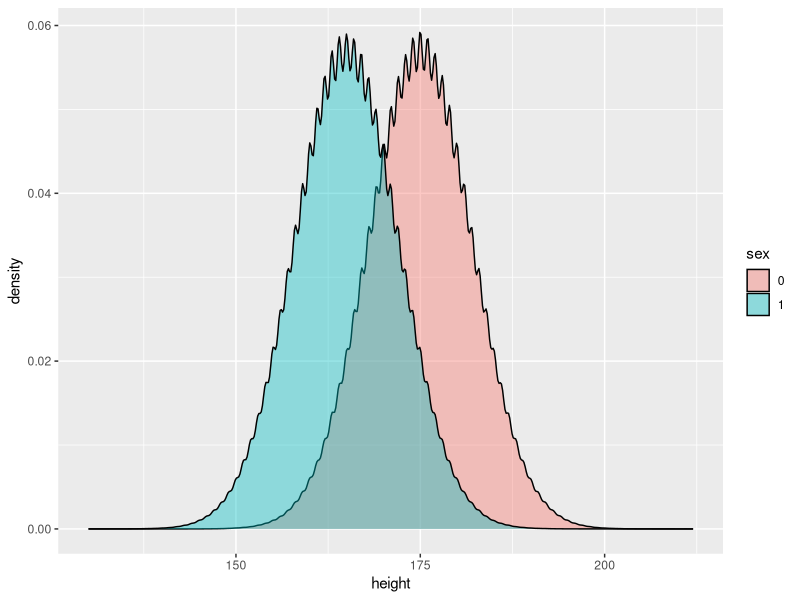

Here is the R script that generated this plot: (Note: this script raises an error after producing the figure.)
library(ggplot2)
library(dplyr)
library(tidyr)


################# generate population ######################

# set population characteristics
population_size <- 10000000
# height - H: there is a difference between men and women (men are taller than women)
population_group0_height <- 175
population_group1_height <- 165
population_height <- (population_group0_height - population_group1_height) 
population_height_sd <- 7
# IQ - H: there is no difference between men and women
population_group0_IQ <- 100
population_group1_IQ <- 100
population_IQ <- population_group0_IQ - population_group0_IQ
population_IQ_sd <- 15

# generate Data women
height <- round(rnorm((population_size/2), population_group1_height, population_height_sd), 0)
IQ <- round(rnorm((population_size/2), population_group1_IQ, population_IQ_sd), 0)
sex <- 1
women_df <- data.frame(sex, height, IQ)

# generate data men
height <- round(rnorm((population_size/2), population_group0_height, population_height_sd), 0)
IQ <- round(rnorm((population_size/2), population_group0_IQ, population_IQ_sd), 0)
sex <- 0
men_df <- data.frame(sex, height, IQ)


# merge in df
population_df <- rbind(women_df, men_df)
population_df$sex <- as.factor(population_df$sex)


# visualize the population height
ggplot(data=population_df, aes(x=height, group=sex, fill=sex)) + geom_density(adjust=1.5, alpha=.4) 

# visualize the population IQ
ggplot(data=population_df, aes(x=IQ, group=sex, fill=sex)) + geom_density(adjust=1.5, alpha=.4) 




################# Simulate experiments ######################

# create DF to hold results from all iterations
results_df <- data.frame() 


# Function than runs an experiment (t-test). Takes a random sample from the population each time it's called.
random_sample_experiment <- function(dep_var, pop_mean, n_i, sample_size) {

  # each iteration represents an experiment that takes a random sample 
  # (of the set sample size) from the population
  for (i in 1:n_i) {
    # get sample
    sample_women <- sample_n(women_df, (sample_size*0.5))
    sample_men <- sample_n(men_df, (sample_size*0.5))
    # merge sample
    sample <- rbind(sample_men, sample_women)
    
    # t test
    formula <- as.formula(paste(dep_var, "~ sex"))
    res <- t.test(formula, data = sample, var.equal = TRUE, paired = FALSE)
    
    # does CI include true mean?
    true_CI <- ifelse(res$conf.int[1] < pop_mean & pop_mean < res$conf.int[2], 1, 0)
    # is result statistically significant?
    sig <- ifelse(res$p.value <= 0.05, 1, 0)

    # add results to df
    res_df <- data.frame(experiment = i, 
                         true_mean = pop_mean, 
                         p.value = res$p.value, 
                         df = res$stderr, 
                         t.value = res$statistic, 
                         conf.low = res$conf.int[1], 
                         conf.high = res$conf.int[2], 
                         mean_men = res$estimate[1], 
                         mean_women = res$estimate[2], 
                         mean_diff = res$estimate[1] - res$estimate[2], 
                         trueCI = as.factor(true_CI),
                         sig = as.factor(sig),
                         sample_size = sample_size,
                         dep_var = dep_var
                         )
    
    # update global results_df
    results_df <<- rbind(results_df, res_df)
    
    # show results
    #print(res)
  }
}


############## run the dance of the CIs #####################

# This runs the simulation of the experiments N times
# enter the dependent variable, population mean, number of experiments and sample size per experiment
random_sample_experiment("height", population_height,  100, 20)


# visualize the dance of the p-values
p_plot <- ggplot(data=results_df, aes(y=p.value, x=experiment, color=sig)) +
  geom_hline(yintercept=0.05, linetype="dotted", color="black", linewidth = 1) +
  geom_point() +
  labs(
    title = "Dance of the p-values of a t-test (unpaired)",
    subtitle = paste("Dependent variable: ", results_df$dep_var, " ; Sample size: ", results_df$sample_size),
    color = "significant at 0.05?",
  ) +
  xlab("experiment number") +
  scale_color_discrete(labels=c('No', 'Yes'))
p_plot

# visualize density of p values from all samples
ggplot(data=results_df, aes(x=p.value)) + geom_density(adjust=1.5, alpha=.4) 



# visualize the dance of the CIs
ci_plot <- ggplot(data=results_df, aes(y=mean_diff, x=experiment, color=trueCI)) + 
  geom_hline(yintercept=results_df$true_mean, linetype="dotted", color="black", linewidth = 1) +
  geom_errorbar(aes(ymin=conf.low, ymax=conf.high), width=.5) +
  geom_point() 
print(ci_plot)

# visualize density of means received from all samples
ggplot(data=results_df, aes(x=mean_diff)) + geom_density(adjust=1.5, alpha=.4) 







